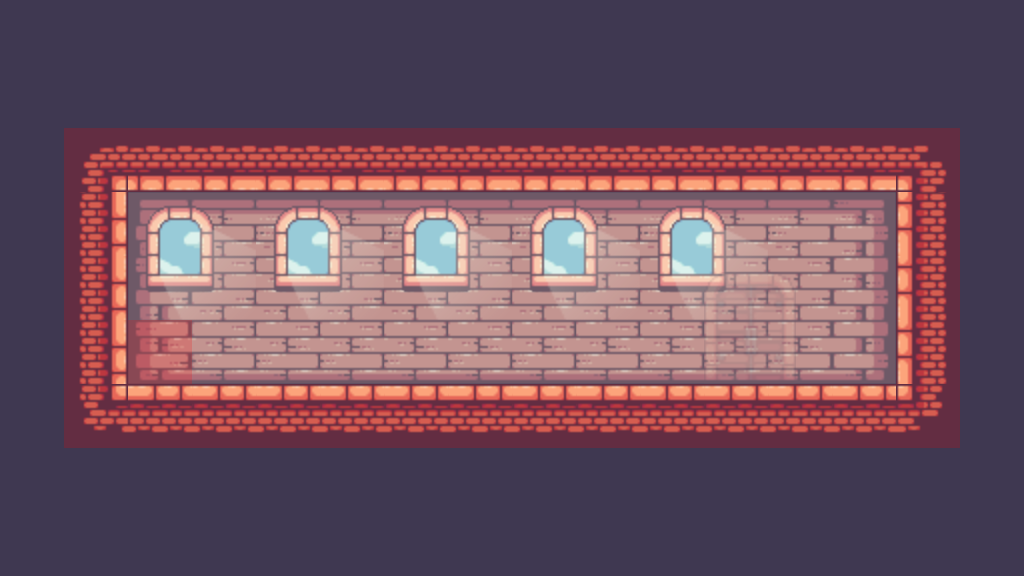

Rendered tile map (Tiled .tmx) drawn with the repository's tilesets; below, a short description and the full map source, tile grids included:
An orthogonal 16x9 tile map with 64x64 px tiles, 4 tile layers (Background, Tiles, Decorations, Collisions), 3 tilesets and 4 objects.

<map version="1.10" tiledversion="1.10.1" orientation="orthogonal" renderorder="right-down" width="16" height="9" tilewidth="64" tileheight="64" infinite="0" nextlayerid="6" nextobjectid="28">
 <editorsettings>
  <export target="../EEE.js" format="js" />
 </editorsettings>
 <tileset firstgid="1" source="../tilesets/Main.tsx" />
 <tileset firstgid="248" source="../tilesets/Decorations.tsx" />
 <tileset firstgid="290" source="../tilesets/Misc.tsx" />
 <layer id="5" name="Background" width="16" height="9">
  <data encoding="csv">
41,41,41,41,41,41,41,41,41,41,41,41,41,41,41,41,
41,41,41,41,41,41,41,41,41,41,41,41,41,41,41,41,
41,41,41,41,41,41,41,41,41,41,41,41,41,41,41,41,
41,41,41,41,41,41,41,41,41,41,41,41,41,41,41,41,
41,41,41,41,41,41,41,41,41,41,41,41,41,41,41,41,
41,41,41,41,41,41,41,41,41,41,41,41,41,41,41,41,
41,41,41,41,41,41,41,41,41,41,41,41,41,41,41,41,
41,41,41,41,41,41,41,41,41,41,41,41,41,41,41,41,
41,41,41,41,41,41,41,41,41,41,41,41,41,41,41,41
</data>
 </layer>
 <layer id="1" name="Tiles" width="16" height="9">
  <data encoding="csv">
41,41,41,41,41,41,41,41,41,41,41,41,41,41,41,41,
41,41,41,41,41,41,41,41,41,41,41,41,41,41,41,41,
41,27,60,60,60,60,60,60,60,60,60,60,60,60,28,41,
41,42,135,136,136,136,136,136,136,136,136,136,136,137,40,41,
41,42,154,155,155,155,155,155,155,155,155,155,155,156,40,41,
41,42,173,174,174,174,174,174,174,174,174,174,174,175,40,41,
41,46,22,22,22,22,22,22,22,22,22,22,22,22,47,41,
41,41,41,41,41,41,41,41,41,41,41,41,41,41,41,41,
41,41,41,41,41,41,41,41,41,41,41,41,41,41,41,41
</data>
 </layer>
 <layer id="4" name="Decorations" width="16" height="9">
  <data encoding="csv">
0,0,0,0,0,0,0,0,0,0,0,0,0,0,0,0,
0,0,0,0,0,0,0,0,0,0,0,0,0,0,0,0,
0,0,0,0,0,0,0,0,0,0,0,0,0,0,0,0,
0,0,271,272,271,272,271,272,271,272,271,272,0,0,0,0,
0,0,278,279,278,279,278,279,278,279,278,279,0,0,0,0,
0,0,0,0,0,0,0,0,0,0,0,0,0,0,0,0,
0,0,0,0,0,0,0,0,0,0,0,0,0,0,0,0,
0,0,0,0,0,0,0,0,0,0,0,0,0,0,0,0,
0,0,0,0,0,0,0,0,0,0,0,0,0,0,0,0
</data>
 </layer>
 <layer id="2" name="Collisions" width="16" height="9" opacity="0.19">
  <data encoding="csv">
0,0,0,0,0,0,0,0,0,0,0,0,0,0,0,0,
0,0,0,0,0,0,0,0,0,0,0,0,0,0,0,0,
0,292,292,292,292,292,292,292,292,292,292,292,292,292,292,0,
0,292,0,0,0,0,0,0,0,0,0,0,0,0,292,0,
0,292,0,0,0,0,0,0,0,0,0,0,0,0,292,0,
0,292,292,0,0,0,0,0,0,0,0,290,0,0,292,0,
0,292,292,292,292,292,292,292,292,292,292,292,292,292,292,0,
0,0,0,0,0,0,0,0,0,0,0,0,0,0,0,0,
0,0,0,0,0,0,0,0,0,0,0,0,0,0,0,0
</data>
 </layer>
 <objectgroup id="3" name="Misc">
  <object id="23" gid="291" x="149.369" y="384.81" width="44" height="32" />
  <object id="24" gid="291" x="127.975" y="384.81" width="44" height="32" />
  <object id="25" gid="291" x="138.672" y="354.058" width="44" height="32" />
  <object id="27" x="376.247" y="604.412" height="1.51103" />
 </objectgroup>
</map>
